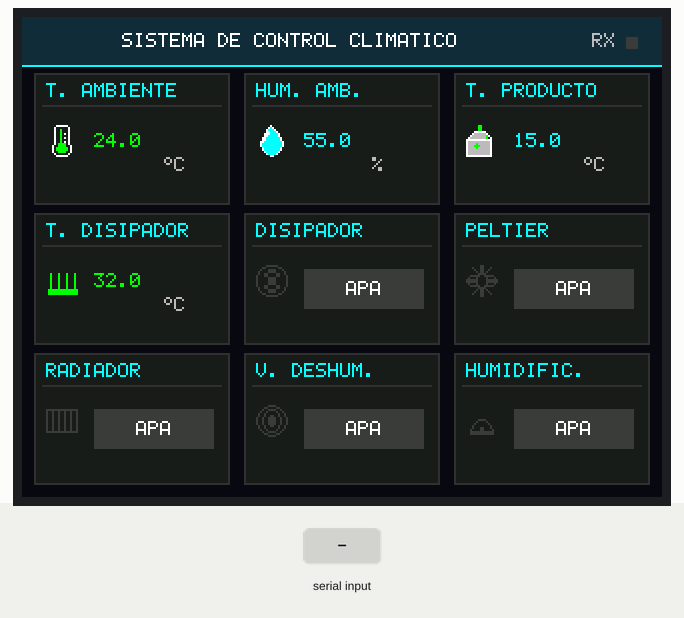
The program below on a simulated Raspberry Pi Pico running MicroPython. Parts: 320×240 colour display. The test bench sets the inputs (shaded band). Library files of the repository ran but are not shown: ili9341.py; what the program prints to the serial console is not drawn.

Above: at 2.8 s.
At 6.2 s:
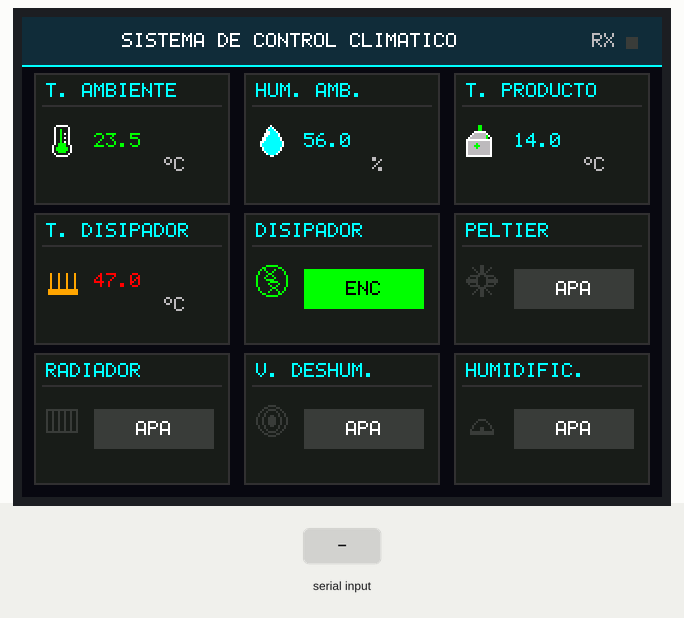
6.3 s: "t_amb" typed at the serial console, then Enter
At 6.57 s:
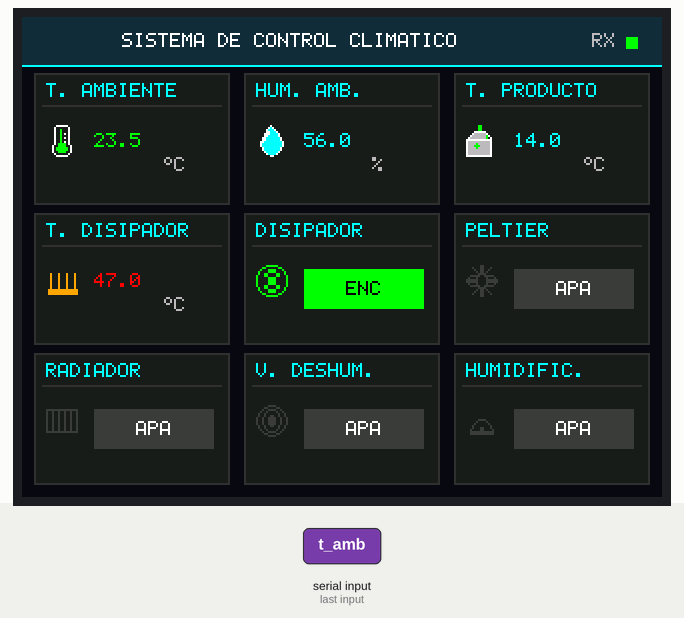
7.9 s: "dis\n" received over the second serial link
9.4 s: "t_prod" typed at the serial console, then Enter
Timing chart, 0 to 12.4 s (numbered marks = the images above; inputs shaded):
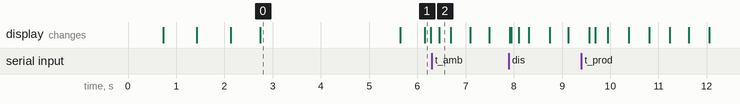

The program:

main.py
```python
# main.py - Sistema de Monitoreo en Pantalla TFT ILI9341 para Raspberry Pi Pico (RP2040)
# Recepcion de variables por UART y visualizacion grafica en tiempo real

import machine
import time
import sys
import select
from ili9341 import (
    ILI9341,
    COLOR_BLACK, COLOR_WHITE, COLOR_NAVY_DARK, COLOR_CARD_BG,
    COLOR_CARD_BORDER, COLOR_HEADER_BG, COLOR_CYAN, COLOR_BLUE,
    COLOR_GREEN, COLOR_AMBER, COLOR_RED, COLOR_PURPLE,
    COLOR_GRAY_DARK, COLOR_GRAY_LIGHT
)
import icons

# ==============================================================================
# CONFIGURACIÓN DE PINES FÍSICOS DEL RP2040 (Raspberry Pi Pico)
# ==============================================================================
# - UART RX:
#     Pin Físico 2  -> GPIO 1 (UART0 RX)
#     Pin Físico 1  -> GPIO 0 (UART0 TX - opcional/respuestas)
#
# - PANTALLA TFT ILI9341 (SPI0):
#     Pin Físico 22 -> GPIO 17 (CS - Chip Select)
#     Pin Físico 24 -> GPIO 18 (SCK - Serial Clock)
#     Pin Físico 25 -> GPIO 19 (MOSI / SDI - Master Out Slave In)
#     Pin Físico 26 -> GPIO 20 (DC - Data/Command)
#     Pin Físico 27 -> GPIO 21 (RST - Reset)
#     Pin Físico 29 -> GPIO 22 (LED - Control de luz de fondo / Backlight)
#
# - ALIMENTACIÓN:
#     Pin Físico 23 o 28 -> GND (Tierra de la pantalla)
#     Pin Físico 36      -> 3V3 (VCC si módulo es de 3.3V)
# ==============================================================================

UART_RX_GPIO = 1    # Pin Físico 2
UART_TX_GPIO = 0    # Pin Físico 1
UART_BAUDRATE = 115200

# Rotación de pantalla: 1 = Paisaje normal (320x240), 3 = Paisaje invertido 180°
DEFAULT_ROTATION = 3

SPI_CS_GPIO  = 17   # Pin Físico 22
SPI_SCK_GPIO = 18   # Pin Físico 24
SPI_MOSI_GPIO= 19   # Pin Físico 25
SPI_DC_GPIO  = 20   # Pin Físico 26
SPI_RST_GPIO = 21   # Pin Físico 27
SPI_BL_GPIO  = 22   # Pin Físico 29

# ==============================================================================
# ESTADO DEL SISTEMA (9 VARIABLES)
# ==============================================================================
system_state = {
    # Sensores analógicos / numéricos
    "t_amb": 24.0,   # Temperatura ambiente (DHT11) en °C
    "h_amb": 55.0,   # Humedad ambiente (DHT11) en %
    "t_prod": 15.0,  # Temp. producto (LM35) en °C
    "t_dis": 32.0,   # Temp. del disipador en °C
    # Actuadores (Estados ON/OFF)
    "dis": False,    # Encendido del disipador
    "pel": False,    # Encendido de la celda Peltier
    "rad": False,    # Encendido del radiador
    "v_des": False,  # Encendido ventilador de deshumidificador
    "hum": False,    # Encendido de los humidificadores
}

# Copia de respaldo para refresco diferencial (evita parpadeos en pantalla)
prev_state = {k: None for k in system_state}

# Animación (alterna cuadros 0 y 1 para los actuadores activos)
anim_frame = 0
last_anim_time = 0
last_rx_time = 0
demo_mode = True   # Si no se recibe UART en 5s, inicia demostración automática

# ==============================================================================
# DEFINICIÓN DE TARJETAS EN EL DISPLAY (3x3 = 9 ELEMENTOS)
# ==============================================================================
# Coordenadas y dimensiones de cada tarjeta en 320x240
# Ancho: 98px, Alto: 66px, Margen superior: 28px
CARDS_CONFIG = [
    # Fila 0
    {"key": "t_amb",  "col": 0, "row": 0, "title": "T. AMBIENTE",  "unit": "°C", "is_bool": False},
    {"key": "h_amb",  "col": 1, "row": 0, "title": "HUM. AMB.",    "unit": "%",  "is_bool": False},
    {"key": "t_prod", "col": 2, "row": 0, "title": "T. PRODUCTO", "unit": "°C", "is_bool": False},
    # Fila 1
    {"key": "t_dis",  "col": 0, "row": 1, "title": "T. DISIPADOR","unit": "°C", "is_bool": False},
    {"key": "dis",    "col": 1, "row": 1, "title": "DISIPADOR",   "unit": "",   "is_bool": True},
    {"key": "pel",    "col": 2, "row": 1, "title": "PELTIER",     "unit": "",   "is_bool": True},
    # Fila 2
    {"key": "rad",    "col": 0, "row": 2, "title": "RADIADOR",    "unit": "",   "is_bool": True},
    {"key": "v_des",  "col": 1, "row": 2, "title": "V. DESHUM.",  "unit": "",   "is_bool": True},
    {"key": "hum",    "col": 2, "row": 2, "title": "HUMIDIFIC.",  "unit": "",   "is_bool": True},
]

def get_card_rect(col, row):
    x = 6 + col * (98 + 7)  # col 0: 6, col 1: 111, col 2: 216
    y = 28 + row * (66 + 4) # row 0: 28, row 1: 98, row 2: 168
    return x, y, 98, 66

# ==============================================================================
# INICIALIZACIÓN DE HARDWARE
# ==============================================================================
print("Iniciando bus SPI para ILI9341...")
# Hardware SPI0 a 31.25 MHz (altísima velocidad y nitidez en RP2040)
spi = machine.SPI(0, baudrate=31_250_000, polarity=0, phase=0,
                  sck=machine.Pin(SPI_SCK_GPIO),
                  mosi=machine.Pin(SPI_MOSI_GPIO))

tft = ILI9341(
    spi=spi,
    cs_pin=SPI_CS_GPIO,
    dc_pin=SPI_DC_GPIO,
    rst_pin=SPI_RST_GPIO,
    bl_pin=SPI_BL_GPIO,
    width=320,
    height=240,
    rotation=DEFAULT_ROTATION # Modo horizontal (paisaje)
)

print(f"Iniciando UART0 en Pin Físico 2 (GP{UART_RX_GPIO}) a {UART_BAUDRATE} baudios...")
uart = machine.UART(0, baudrate=UART_BAUDRATE,
                    tx=machine.Pin(UART_TX_GPIO),
                    rx=machine.Pin(UART_RX_GPIO))

# ==============================================================================
# FUNCIONES GRÁFICAS DE ALTO NIVEL
# ==============================================================================

def draw_header():
    """Dibuja la barra de título superior y marco decorativo."""
    tft.fill_rect(0, 0, 320, 24, COLOR_HEADER_BG)
    tft.draw_hline(0, 24, 320, COLOR_CYAN)
    tft.draw_text("SISTEMA DE CONTROL CLIMATICO", 50, 8, COLOR_WHITE, COLOR_HEADER_BG, scale=1)
    # Etiqueta de estado UART
    tft.draw_text("RX", 285, 8, COLOR_GRAY_LIGHT, COLOR_HEADER_BG, scale=1)
    tft.fill_rect(302, 10, 6, 6, COLOR_GRAY_DARK)

def indicate_rx_activity():
    """Destello verde en el indicador RX superior cuando llega un comando."""
    tft.fill_rect(302, 10, 6, 6, COLOR_GREEN)

def clear_rx_activity():
    tft.fill_rect(302, 10, 6, 6, COLOR_GRAY_DARK)

def draw_card_frame(col, row, title):
    """Dibuja la estructura fija de una tarjeta (marco y título)."""
    x, y, w, h = get_card_rect(col, row)
    # Fondo y borde
    tft.fill_rect(x, y, w, h, COLOR_CARD_BG)
    tft.draw_rect(x, y, w, h, COLOR_CARD_BORDER)
    # Título en la parte superior
    tft.draw_text(title, x + 6, y + 5, COLOR_CYAN, COLOR_CARD_BG, scale=1)
    # Separador sutil
    tft.draw_hline(x + 4, y + 16, w - 8, COLOR_CARD_BORDER)

def render_icon_and_value(card_cfg, frame_toggle):
    """Refresca el icono ilustrativo y el valor/estado sin parpadeos."""
    key = card_cfg["key"]
    val = system_state[key]
    x, y, w, h = get_card_rect(card_cfg["col"], card_cfg["row"])

    icon_x = x + 6
    icon_y = y + 26
    val_x  = x + 28
    val_y  = y + 26

    # --------------------------------------------------------------------------
    # 1. ICONO ILUSTRATIVO QUE CAMBIA DINÁMICAMENTE
    # --------------------------------------------------------------------------
    # Limpia únicamente el recuadro del icono (16x16)
    tft.fill_rect(icon_x, icon_y, 16, 16, COLOR_CARD_BG)

    if key == "t_amb":
        # Termómetro DHT11: azul (<20°C), verde (20-30°C), rojo (>30°C)
        mercury_color = COLOR_CYAN if val < 20.0 else (COLOR_GREEN if val <= 30.0 else COLOR_RED)
        palette = {'.': None, '#': COLOR_WHITE, 'x': mercury_color}
        tft.draw_bitmap_16x16(icons.ICON_THERMO_EMPTY, icon_x, icon_y, palette)

    elif key == "h_amb":
        # Gota DHT11: ámbar (<40%), cian ideal (40-70%), azul profundo (>70%)
        water_color = COLOR_AMBER if val < 40.0 else (COLOR_CYAN if val <= 70.0 else COLOR_BLUE)
        palette = {'.': None, '#': COLOR_WHITE, 'x': water_color, 'o': COLOR_WHITE}
        tft.draw_bitmap_16x16(icons.ICON_DROPLET, icon_x, icon_y, palette)

    elif key == "t_prod":
        # Producto LM35: sonda de color según frío/adecuado/calor
        prod_color = COLOR_CYAN if val < 8.0 else (COLOR_GREEN if val <= 18.0 else COLOR_AMBER)
        palette = {'.': None, '#': COLOR_WHITE, 'x': COLOR_GRAY_LIGHT, 'o': prod_color}
        tft.draw_bitmap_16x16(icons.ICON_PRODUCT, icon_x, icon_y, palette)

    elif key == "t_dis":
        # Disipador: aletas verdes (<40°C), ámbar (40-60°C), rojo con ondas (>60°C)
        heat_color = COLOR_GREEN if val < 40.0 else (COLOR_AMBER if val <= 60.0 else COLOR_RED)
        wave_color = heat_color if val >= 50.0 else None
        palette = {'.': None, '#': heat_color, 'x': wave_color}
        tft.draw_bitmap_16x16(icons.ICON_HEATSINK, icon_x, icon_y, palette)

    elif key == "dis":
        # Ventilador Disipador: aspas apagadas (gris) o animadas girando (verde)
        if val:
            frame = icons.ICON_FAN_F1 if frame_toggle else icons.ICON_FAN_F0
            palette = {'.': None, '#': COLOR_GREEN}
        else:
            frame = icons.ICON_FAN_F0
            palette = {'.': None, '#': COLOR_GRAY_DARK}
        tft.draw_bitmap_16x16(frame, icon_x, icon_y, palette)

    elif key == "pel":
        # Célula Peltier: copo apagado o cristal brillante de hielo
        if val:
            palette = {'.': None, '#': COLOR_CYAN, 'x': COLOR_WHITE}
        else:
            palette = {'.': None, '#': COLOR_GRAY_DARK, 'x': None}
        tft.draw_bitmap_16x16(icons.ICON_PELTIER, icon_x, icon_y, palette)

    elif key == "rad":
        # Radiador: serpentín apagado o incandescente naranja
        if val:
            palette = {'.': None, '#': COLOR_RED, 'x': COLOR_AMBER}
        else:
            palette = {'.': None, '#': COLOR_GRAY_DARK, 'x': None}
        tft.draw_bitmap_16x16(icons.ICON_RADIATOR, icon_x, icon_y, palette)

    elif key == "v_des":
        # Ventilador Deshumidificador: aspas animadas en magenta/púrpura
        if val:
            frame = icons.ICON_DEHUM_FAN_F1 if frame_toggle else icons.ICON_DEHUM_FAN_F0
            palette = {'.': None, '#': COLOR_PURPLE}
        else:
            frame = icons.ICON_DEHUM_FAN_F0
            palette = {'.': None, '#': COLOR_GRAY_DARK}
        tft.draw_bitmap_16x16(frame, icon_x, icon_y, palette)

    elif key == "hum":
        # Humidificador: boquilla con vapor/niebla ascendente animada en azul celeste
        if val:
            frame = icons.ICON_HUMIDIFIER_F1 if frame_toggle else icons.ICON_HUMIDIFIER_F0
            palette = {'.': None, '#': COLOR_WHITE, 'x': COLOR_CYAN}
        else:
            frame = icons.ICON_HUMIDIFIER_F0
            palette = {'.': None, '#': COLOR_GRAY_DARK, 'x': None}
        tft.draw_bitmap_16x16(frame, icon_x, icon_y, palette)

    # --------------------------------------------------------------------------
    # 2. ESTADO O VALOR A MOSTRAR
    # --------------------------------------------------------------------------
    # Limpia el área del valor numérico / badge (64x28)
    tft.fill_rect(val_x, val_y - 2, 64, 28, COLOR_CARD_BG)

    if card_cfg["is_bool"]:
        # Insignia (badge) tipo píldora para ON / OFF
        badge_w = 60
        badge_h = 20
        badge_bg = COLOR_GREEN if val else COLOR_GRAY_DARK
        text_color = COLOR_BLACK if val else COLOR_WHITE
        badge_text = "ENC" if val else "APA"

        tft.fill_rect(val_x + 2, val_y + 2, badge_w, badge_h, badge_bg)
        # Centrar texto en badge: ancho 3 letras * 6px = 18px -> (60 - 18)/2 = 21px
        tft.draw_text(badge_text, val_x + 23, val_y + 8, text_color, badge_bg, scale=1)
    else:
        # Valor numérico con formato (ej: "24.5 °C")
        val_str = f"{val:4.1f}"
        unit_str = card_cfg["unit"]

        # Color del valor acorde a la magnitud
        if key in ("t_amb", "t_prod", "t_dis"):
            txt_color = COLOR_CYAN if val < 20 else (COLOR_GREEN if val <= 35 else COLOR_RED)
        else: # Humedad
            txt_color = COLOR_CYAN

        tft.draw_text(val_str, val_x + 2, val_y + 4, txt_color, COLOR_CARD_BG, scale=1)
        tft.draw_text(unit_str, val_x + 36, val_y + 16, COLOR_GRAY_LIGHT, COLOR_CARD_BG, scale=1)

# ==============================================================================
# PROCESAMIENTO DE COMANDOS UART (CLAVE-VALOR)
# ==============================================================================

# Diccionario de alias flexibles para los comandos recibidos
KEY_ALIASES = {
    "T_AMB": "t_amb", "TAMB": "t_amb", "TEMP_AMB": "t_amb", "DHT_T": "t_amb",
    "H_AMB": "h_amb", "HAMB": "h_amb", "HUM_AMB": "h_amb", "DHT_H": "h_amb",
    "T_PROD": "t_prod", "TPROD": "t_prod", "TEMP_PROD": "t_prod", "LM35": "t_prod",
    "T_DIS": "t_dis", "TDIS": "t_dis", "TEMP_DIS": "t_dis", "DISIPADOR_TEMP": "t_dis",
    "DIS": "dis", "DISIPADOR": "dis", "FAN_DIS": "dis",
    "PEL": "pel", "PELTIER": "pel", "CELDA": "pel",
    "RAD": "rad", "RADIADOR": "rad", "HEATER": "rad",
    "V_DES": "v_des", "VDES": "v_des", "VENT_DES": "v_des", "DESHUM": "v_des",
    "HUM": "hum", "HUMIDIFICADOR": "hum", "HUMIDIFICADORES": "hum",
}

def parse_uart_command(line_str):
    """
    Procesa tramas UART en formato clave-valor.
    Acepta comandos individuales o múltiples separados por comas o punto y coma:
      Ejemplos:
        T_AMB=25.4
        PEL=ON
        T_AMB=24.1, H_AMB=60.5, RAD=ON, DIS=0
    """
    global demo_mode, last_rx_time
    # Al recibir el primer comando real, se desactiva el modo demo
    demo_mode = False
    last_rx_time = time.ticks_ms()
    indicate_rx_activity()

    # Separar pares por coma o punto y coma
    segments = line_str.replace(";", ",").split(",")
    for seg in segments:
        seg = seg.strip()
        if not seg or "=" not in seg:
            continue
        raw_key, raw_val = seg.split("=", 1)
        key = raw_key.strip().upper()
        val = raw_val.strip().upper()

        # Comando especial para cambiar rotación sobre la marcha (ej: ROT=1 o ROT=3)
        if key in ("ROT", "ROTACION", "ROTATION"):
            try:
                new_rot = int(val)
                print(f"Cambiando rotación a {new_rot}...")
                tft.set_rotation(new_rot)
                tft.clear_ram(0x0000)
                tft.fill_screen(COLOR_NAVY_DARK)
                draw_header()
                for cfg in CARDS_CONFIG:
                    draw_card_frame(cfg["col"], cfg["row"], cfg["title"])
                    render_icon_and_value(cfg, anim_frame)
                    prev_state[cfg["key"]] = system_state[cfg["key"]]
            except:
                pass
            continue

        # Inversión de color en caliente (INV=1 o INV=0)
        if key in ("INV", "INVERSION"):
            inv_state = val in ("1", "ON", "TRUE")
            print(f"Inversión de color: {inv_state}")
            tft.set_inversion(inv_state)
            continue

        # Alternar orden de color BGR / RGB (BGR=1 o BGR=0)
        if key in ("BGR", "RGB"):
            bgr_state = (key == "BGR" and val in ("1", "ON", "TRUE")) or (key == "RGB" and val in ("0", "OFF", "FALSE"))
            print(f"Modo BGR: {bgr_state}")
            tft.set_rotation(tft.rotation, bgr=bgr_state)
            tft.fill_screen(COLOR_NAVY_DARK)
            draw_header()
            for cfg in CARDS_CONFIG:
                draw_card_frame(cfg["col"], cfg["row"], cfg["title"])
                render_icon_and_value(cfg, anim_frame)
                prev_state[cfg["key"]] = system_state[cfg["key"]]
            continue

        target_key = KEY_ALIASES.get(key)
        if not target_key:
            continue

        try:
            if target_key in ("dis", "pel", "rad", "v_des", "hum"):
                # Interpretación de estados ON/OFF
                system_state[target_key] = val in ("ON", "1", "TRUE", "SI", "HIGH", "ACTIVO")
            else:
                # Interpretación numérica float
                system_state[target_key] = float(val)
        except ValueError:
            pass

# ==============================================================================
# SECUENCIA DE ARRANQUE Y BUCLE PRINCIPAL
# ==============================================================================

def main():
    global anim_frame, last_anim_time, demo_mode

    # 1. Limpieza de toda la memoria interna de la pantalla (320x320) y dibujo inicial
    tft.clear_ram(0x0000)
    tft.fill_screen(COLOR_NAVY_DARK)
    draw_header()

    for cfg in CARDS_CONFIG:
        draw_card_frame(cfg["col"], cfg["row"], cfg["title"])
        render_icon_and_value(cfg, anim_frame)
        prev_state[cfg["key"]] = system_state[cfg["key"]]

    print("Sistema listo. Esperando comandos UART en Pin Físico 2 (GP1)...")

    uart_buffer = b""
    demo_counter = 0
    rx_led_timeout = 0

    # Monitor de entrada para USB CDC (para pruebas desde consola/Thonny/PC)
    stdin_poll = select.poll()
    stdin_poll.register(sys.stdin, select.POLLIN)

    while True:
        current_time = time.ticks_ms()

        # ----------------------------------------------------------------------
        # A. LECTURA NO BLOQUEANTE DE UART (Pin Físico 2 / GP1)
        # ----------------------------------------------------------------------
        if uart.any():
            incoming = uart.read()
            if incoming:
                uart_buffer += incoming
                rx_led_timeout = current_time + 150 # Destello LED RX

        # Lectura no bloqueante por USB CDC (Consola / PC)
        if stdin_poll.poll(0):
            char_in = sys.stdin.read(1)
            if char_in:
                uart_buffer += char_in.encode("utf-8")
                rx_led_timeout = current_time + 150

        # Procesar líneas completas recibidas
        while b"\n" in uart_buffer or b"\r" in uart_buffer:
            if b"\n" in uart_buffer:
                line, uart_buffer = uart_buffer.split(b"\n", 1)
            else:
                line, uart_buffer = uart_buffer.split(b"\r", 1)

            line_decoded = line.decode("utf-8", "ignore").strip()
            if line_decoded:
                print(f"[COMANDO RX]: {line_decoded}")
                parse_uart_command(line_decoded)

        if rx_led_timeout and current_time > rx_led_timeout:
            clear_rx_activity()
            rx_led_timeout = 0

        # ----------------------------------------------------------------------
        # B. MODO DEMO / SIMULACIÓN (Si no hay UART conectado en los primeros 5s)
        # ----------------------------------------------------------------------
        if demo_mode and (current_time > 5000):
            demo_counter += 1
            if demo_counter % 20 == 0:
                # Variar suavemente las temperaturas y alternar actuadores
                system_state["t_amb"] = 23.5 + (demo_counter % 10) * 0.4
                system_state["h_amb"] = 50.0 + (demo_counter % 15) * 1.2
                system_state["t_prod"] = 12.0 + (demo_counter % 8) * 0.5
                system_state["t_dis"] = 35.0 + (demo_counter % 12) * 1.5
                system_state["dis"] = ((demo_counter // 20) % 2) == 1
                system_state["pel"] = ((demo_counter // 40) % 2) == 1
                system_state["rad"] = ((demo_counter // 60) % 2) == 1
                system_state["v_des"] = ((demo_counter // 30) % 2) == 1
                system_state["hum"] = ((demo_counter // 50) % 2) == 1

        # ----------------------------------------------------------------------
        # C. ANIMACIÓN Y ACTUALIZACIÓN VISUAL DE TARJETAS
        # ----------------------------------------------------------------------
        # Alterna cuadro de animación cada 400ms para ventiladores y niebla
        update_animation = False
        if time.ticks_diff(current_time, last_anim_time) > 400:
            anim_frame = 1 if anim_frame == 0 else 0
            last_anim_time = current_time
            update_animation = True

        for cfg in CARDS_CONFIG:
            key = cfg["key"]
            val = system_state[key]

            # Redibuja si el valor cambió o si está activo y requiere animación
            needs_redraw = (val != prev_state[key])
            if cfg["is_bool"] and val and update_animation:
                needs_redraw = True

            if needs_redraw:
                render_icon_and_value(cfg, anim_frame)
                prev_state[key] = val

        time.sleep_ms(30)

if __name__ == "__main__":
    main()
```

Source omitted: icons.py (5848 bytes)
